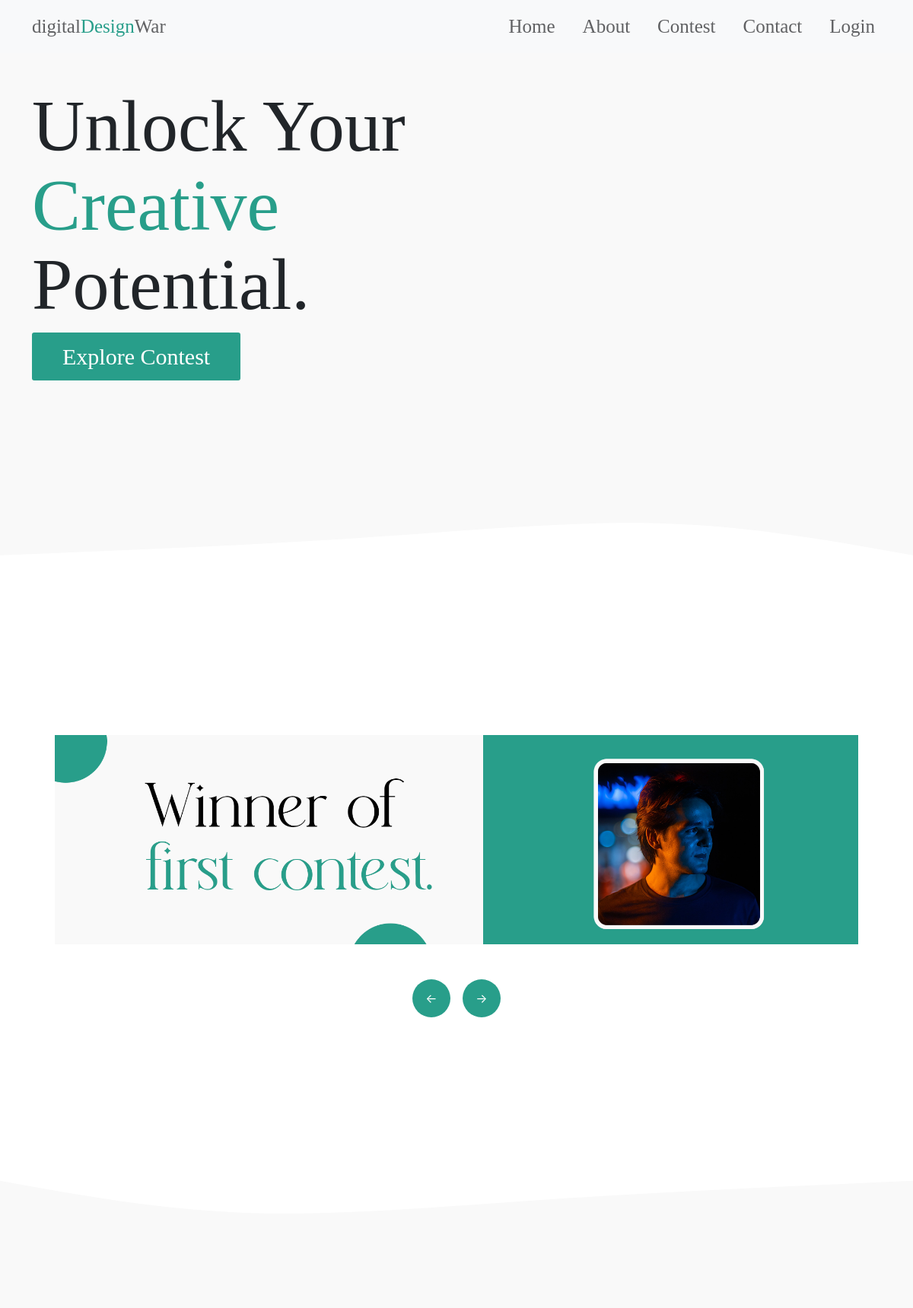
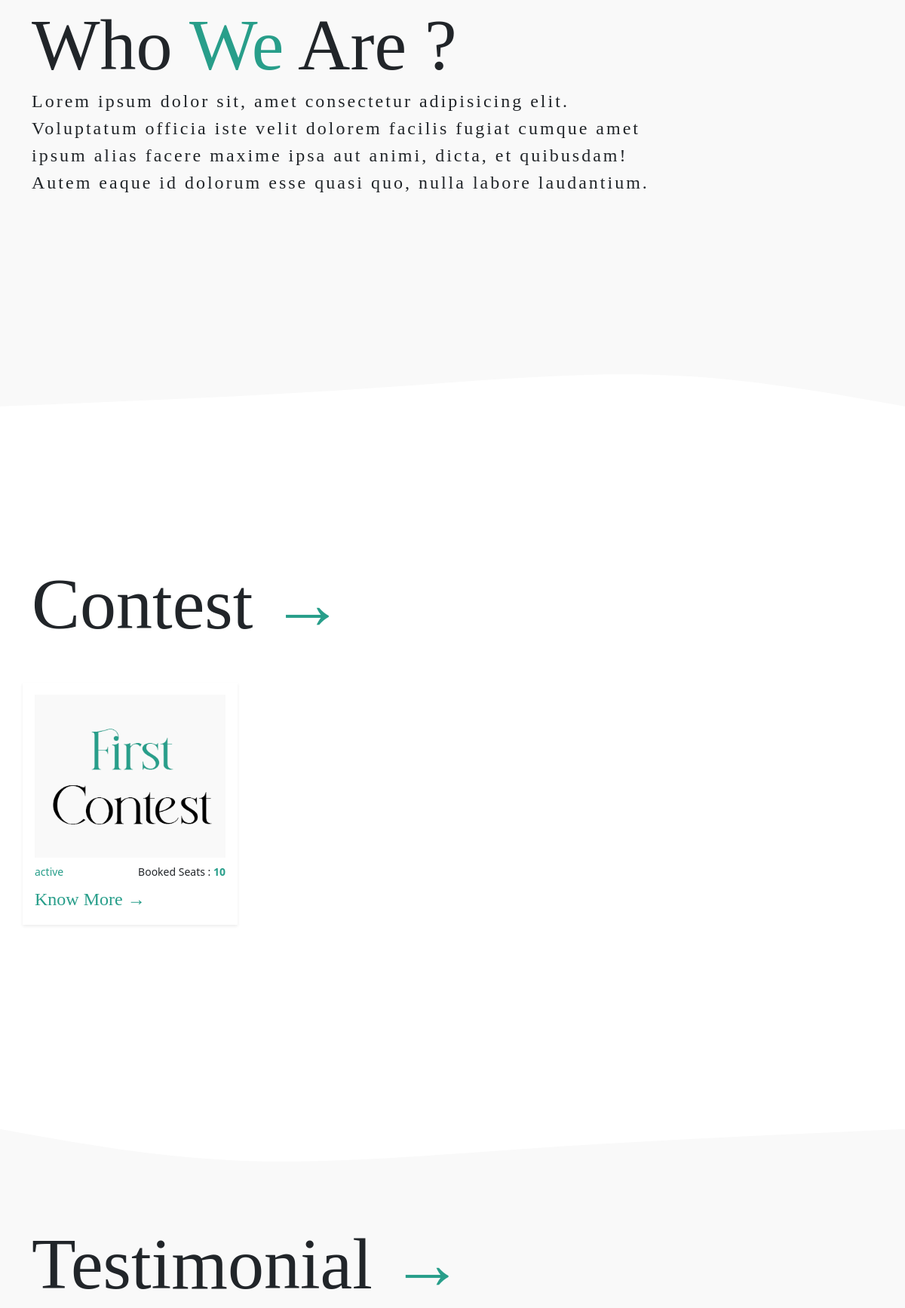
The page / (upper part) on the database its author committed (2 pictures, top to bottom).
### website/models.py (models this page shows, shortened)
class Results_banner(models.Model):
    id = models.AutoField(primary_key=True)
    image = models.FileField(upload_to="results/", blank=True, null=True)

class About(models.Model):
    banner = models.FileField(upload_to="about/", null=True, blank=True)
    heading = models.TextField()
    content = models.TextField()

class Contest(models.Model):
    id = models.AutoField(primary_key=True)
    name = models.CharField(max_length=150)
    image = models.FileField(upload_to="contest_thumbnail/", null=True, blank=True)
    description = models.TextField()
    status = models.CharField(choices=[('active', 'active'), ('ended', 'ended')], max_length=250)
    winner = models.CharField(max_length=250, null=True, blank=True)
    winner_image = models.FileField(upload_to="winner_image/", null=True, blank=True)
    slug = models.CharField(max_length=250, help_text="this-is-slug")
    availble_seat = models.CharField(max_length=250)

### website/views.py (the view, shortened to what this page needs)
# urls.py: path("", views.index, name="Home"),
def index(request):
    banner = Results_banner.objects.all()
    about = About.objects.all()
    contest = Contest.objects.all()
    testimonial = Testimonial.objects.all()
    context = {
        "banner":banner,
        "about" : about,
        "contest" : contest,
        "testimonial" : testimonial,
    }
    return render(request, 'pages/index.html', context)

### template/pages/index.html (shortened to what this page needs)
{% extends "../base.html" %}
{% block content %}
{% load static %}
 <div id="hero">
    <div class="container my-5">
      <div class="row">
        <div class="col-md-6 align-self-center">
          <h1>Unlock Your</h1>
          <h1><span>Creative</span></h1>
          <h1>Potential.</h1>
          <div class="my-4">
            <a href="#" class="primary-button"> Explore Contest </a>
          </div>
        </div>
        <div class="col-md-6">
          <div id="heroImg">
          </div>
        </div>
      </div>
    </div>
  </div>
  <div class="white-bg">
    <img src="{% static "assets/images/top-wave.svg" %}" class="w-100" alt="" />
    <div class="container my-5 mt-5">
      <div class="swiper mySwiper">
        <div class="swiper-wrapper">
          {% for banner in banner %}
          <div class="swiper-slide">
            <a href="#"
              ><img
                src="/media/{{banner.image}}"
                class="w-100"
                alt=""
            /></a>
          </div>
          {% endfor %}
        </div>
      </div>
      <div class="d-flex justify-content-center my-3 gap-3">
        <button class="slider-next">&#8592;</button>
        <button class="slider-prev">&#8594;</button>
      </div>
    </div>
    <img src="assets/images/bottom-wave.svg" class="w-100" alt="" />
  </div>
  <div id="about">
    <div class="container my-5 py-5">
      {% for about in about %}
      <h1>Who <span>We</span> Are ?</h1>
      <p class="w-75">
       {{about.content}}
      </p>
      {% endfor %}
    </div>
  </div>
  <div id="contest" class="white-bg">
    <img src="{% static "assets/images/top-wave.svg" %}" class="w-100" alt="" />
    <div class="container my-5 py-2">
      <h1>Contest <span>&#8594;</span></h1>
        <div class="row py-5">
           {% for contest in contest %}
           <div class="col-md-3 p-3 shadow-sm">
            <img src="/media/{{contest.image}}" class="w-100" alt="">
            <div class="d-flex justify-content-between py-2">
                <small>{{contest.status}}</small>
                <small>Booked Seats : <span><b>{{contest.availble_seat}}</b></span></small>
            </div>
            <a href="/contest/{{contest.slug}}" class="text-center"><span>Know More &#8594;</span></a>
        </div>
           {% endfor %}
        </div>
      </div>
    <img src="{% static "assets/images/bottom-wave.svg" %}" class="w-100" alt="" />
  </div>
  <div id="testimonial">
    <div class="container my-5">
      <h1>Testimonial <span>&#8594;</span></h1>
    </div>
    </div>
  </div>
{% endblock content %}

### static/assets/css/style.css (style rules this page uses)
* { margin: 0; padding: 0; box-sizing: border-box; text-decoration: none !important; list-style: none; }
:root { --main: #289E8A; --black: #000000; --white: #ffffff; --grey: #606163; }
html, body { background-color: #f9f9f9 !important; }
h1, h2, h3, h4, h5, h6, a { font-family: mainFont; }
p { font-family: mainFont; font-size: 2vw; letter-spacing: 3px; }
span { color: var(--main); }
h1 { font-size: 8vw; line-height: 8vw; }
.primary-button { padding: 15px 40px; border-radius: 3px; font-size: 30px; font-family: mainFont; background-color: var(--main); color: var(--white) !important; }
.white-bg { background-color: var(--white); }
.swiper-slide { padding: 30px; }
.slider-next { background-color: #289E8A; width: 50px; height: 50px; border-radius: 50%; border: none; color: var(--white); }
.slider-prev { background-color: #289E8A; width: 50px; height: 50px; border-radius: 50%; border: none; color: var(--white); }
#contest a { color: var(--main); font-size: 2vw; }
#contest small:first-child { color: var(--main); font-weight: 500; }

### static/assets/css/animation.css (style rules this page uses)
:root { --mousefollowercolor:#000 }
body { background-color:#fff }

### rows shown on the page
Results_banner: image (picture)
About: content "Lorem ipsum dolor sit, amet consectetur adipisicing elit. Voluptatum officia iste velit dolorem facilis fugiat cumque amet ipsum alias facere maxime ipsa aut animi, dicta, et quibusdam! Autem eaque id dolorum esse quasi quo, nulla labore laudantium."
Contest: image (picture), status "active", availble_seat "10"
